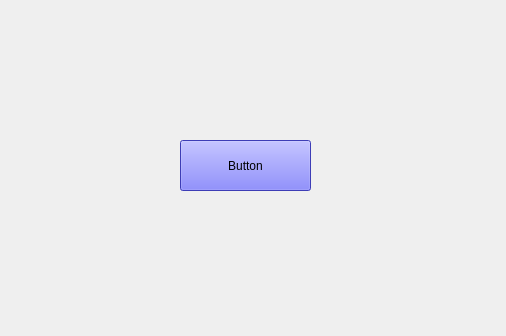
<?xml version="1.0" encoding="UTF-8"?>
<ui version="4.0">
 <class>MainWindow</class>
 <widget class="QMainWindow" name="MainWindow">
  <property name="geometry">
   <rect>
    <x>0</x>
    <y>0</y>
    <width>506</width>
    <height>336</height>
   </rect>
  </property>
  <property name="windowTitle">
   <string>MainWindow</string>
  </property>
  <property name="autoFillBackground">
   <bool>false</bool>
  </property>
  <property name="toolButtonStyle">
   <enum>Qt::ToolButtonTextOnly</enum>
  </property>
  <widget class="QWidget" name="centralwidget">
   <widget class="QPushButton" name="pushButton">
    <property name="geometry">
     <rect>
      <x>180</x>
      <y>140</y>
      <width>131</width>
      <height>51</height>
     </rect>
    </property>
    <property name="styleSheet">
     <string notr="true">background-color: rgb(85, 85, 255);
selection-background-color: rgb(255, 85, 0);</string>
    </property>
    <property name="text">
     <string>Button</string>
    </property>
   </widget>
  </widget>
 </widget>
 <resources/>
 <connections/>
</ui>
